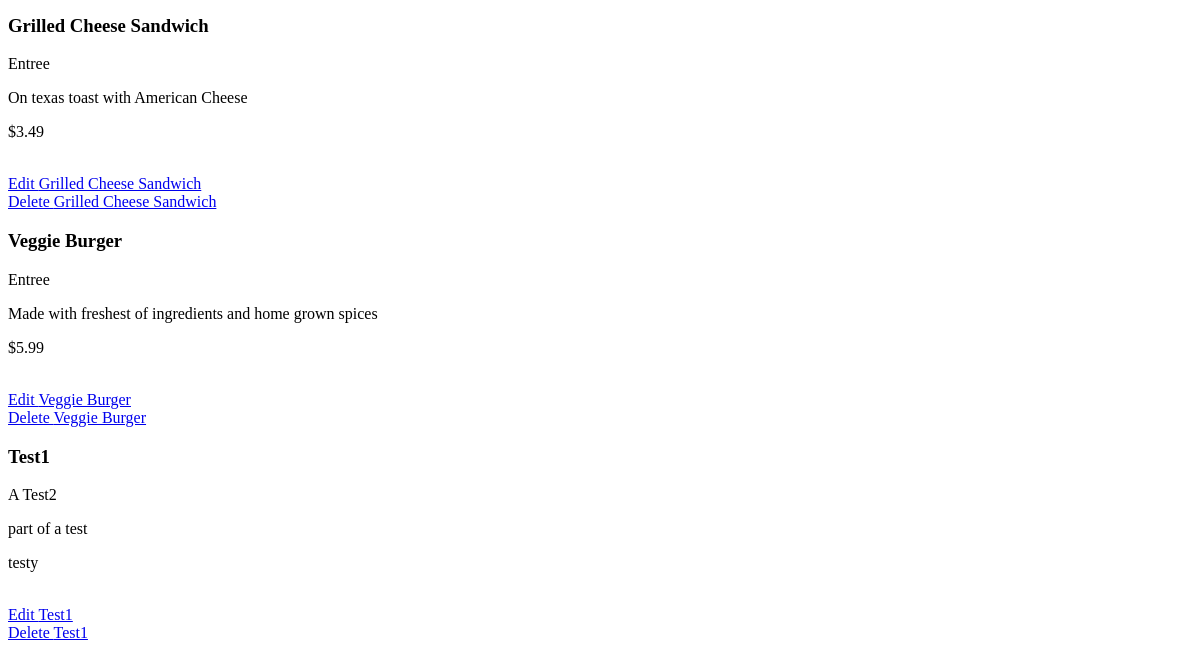
The page /restaurants/1/ (lower part) on the database as committed earlier.
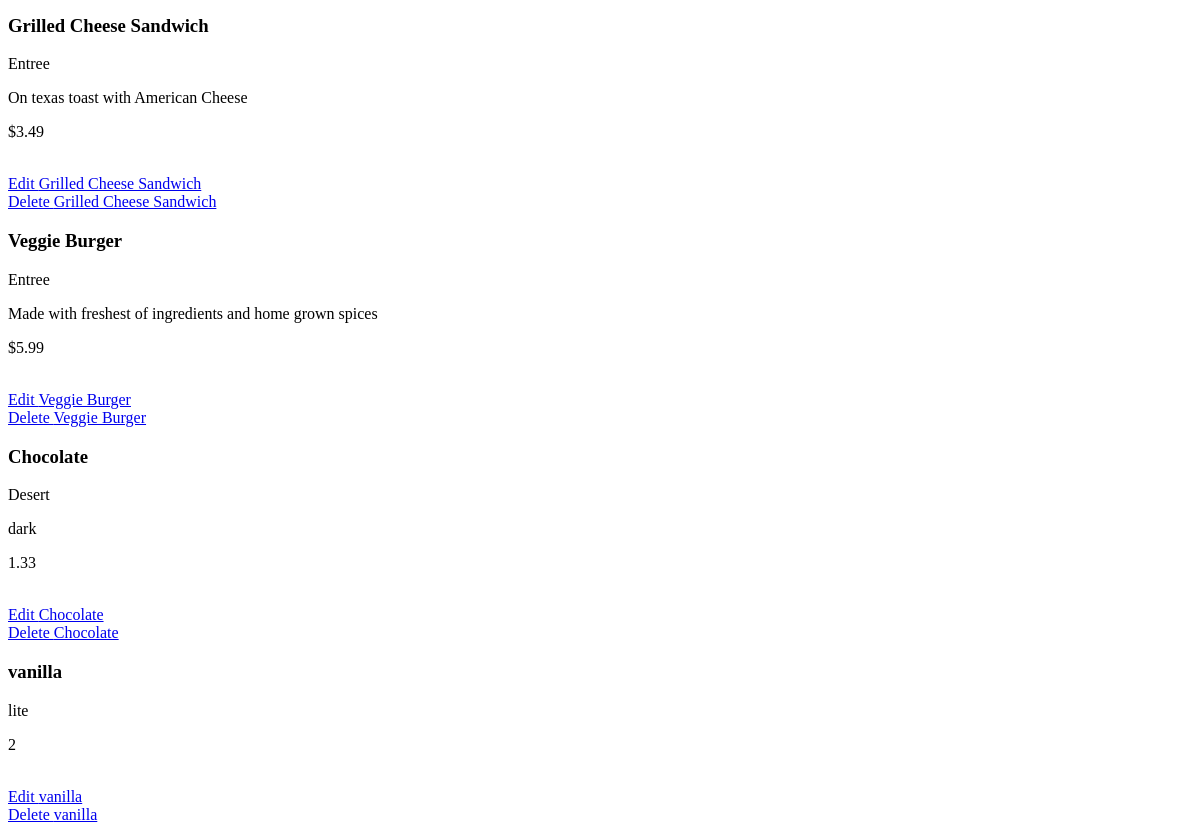
The same page on the database as committed later.
### database_setup.py (models this page shows, shortened)
class MenuItem(Base):
    __tablename__ = 'menu_item'
    name = Column(String(80), nullable=False)
    id = Column(Integer, primary_key=True)
    course = Column(String(250))
    description = Column(String(250))
    price = Column(String(8))
    restaurant_id = Column(Integer, ForeignKey("restaurant.id"))
    restaurant = relationship(Restaurant)

### menu_app.py (the view)
@app.route('/restaurants/<int:restaurant_id>/menu/')
@app.route('/restaurants/<int:restaurant_id>/')
def restaurant_show_menu(restaurant_id):
    menuItems = session.query(MenuItem).filter_by(restaurant_id=restaurant_id).all()
    restaurant = session.query(Restaurant).filter_by(id=restaurant_id).one()
    return render_template('show_menu.html', menuItems=menuItems, restaurant_id=restaurant_id, restaurant=restaurant)

### templates/show_menu.html (shortened to what this page needs)
<!DOCTYPE html>
<html lang="en">
<head>
</head>
<body>
 <div class="content">
        <br>
        {% for i in menuItems %}
            <div>
                <h3>{{ i.name }}</h3>
                <p>{{ i.course }}</p>
                <p>{{ i.description }}</p>
                <p>{{ i.price }}</p>
                <br>
                <a href="{{ url_for('restaurant_edit_menu_item', restaurant_id = restaurant.id, menu_id = i.id) }}">Edit {{ i.name }}</a>
                <br>
                <a href="{{ url_for('restaurant_delete_menu_item', restaurant_id = restaurant.id, menu_id = i.id) }}">Delete {{ i.name }}</a>
            </div>
        {% endfor %}
    </div>
</body>
</html>

Rows that differ between the two databases and show on the page:
removed MenuItem: name "Test1", course "A Test2", description "part of a test", price "testy"
added MenuItem: name "Chocolate", course "Desert", description "dark", price "1.33"
added MenuItem: name "vanilla", description "lite", price "2"
